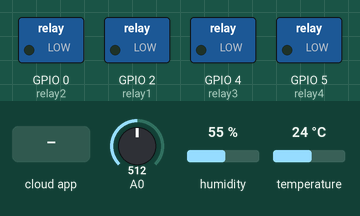
Simulated run of this sketch. Board: ESP8266 (NodeMCU). Parts: switched loads named in the sketch (green lamp = pin HIGH). The inputs (shaded band) are chosen by the test bench; at power-on: A0 = 512, humidity 55 %, temperature 24 °C. WiFi joins after 1.5 s; servers stay silent unless stated; no MQTT or app messages arrive unless stated; what the sketch prints to the serial monitor is not drawn.

Above: at 2.7 s.
2.8 s: the phone or cloud app sets onoff to OFF
At 3.9 s:
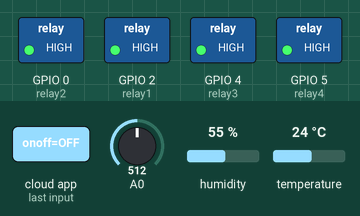
4.3 s: the phone or cloud app sets r1onoff to r1ON
At 5.1 s:
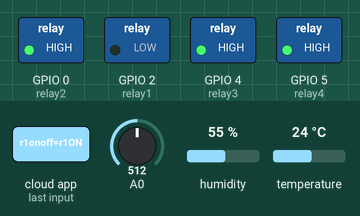
5.8 s: A0 set to 412
10.8 s: A0 set to 397
At 16.3 s:
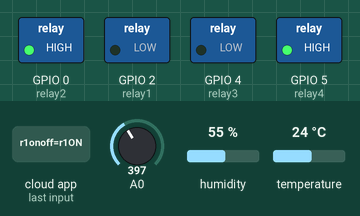
16.8 s: the phone or cloud app sets r1onoff to r1OFF
At 17.2 s:
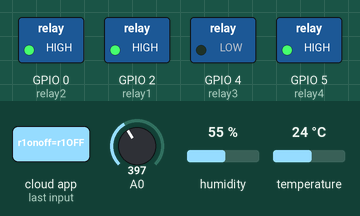
18.3 s: the phone or cloud app sets r2onoff to r2ON
At 19.6 s:
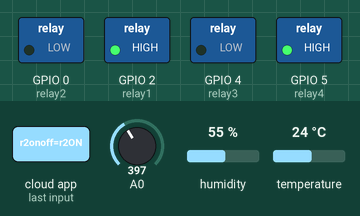
Timing chart, 0 to 20.8 s (numbered marks = the images above; inputs shaded):
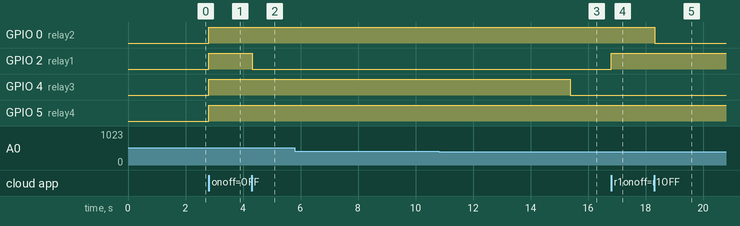

Measured:
- the behaviour switches between 405 and 404 on A0 (found by bisection; images 2 and 3)
- after the input at 2.8 s, GPIO 0 (relay2), GPIO 2 (relay1), GPIO 4 (relay3), GPIO 5 (relay4): LOW → HIGH at once
- after the input at 4.3 s, GPIO 2 (relay1): HIGH → LOW at once
- after the input at 5.8 s, every drawn part: stays the same
- after the input at 10.8 s, GPIO 4 (relay3): HIGH → LOW after 4.6 s
- after the input at 16.8 s, GPIO 2 (relay1): LOW → HIGH at once
- after the input at 18.3 s, GPIO 0 (relay2): HIGH → LOW at once

The sketch:

mqtt_blink.ino
```cpp
#include <ESP8266WiFi.h>
#include "Adafruit_MQTT.h"
#include "Adafruit_MQTT_Client.h"
#include <WiFiClient.h>
//#include <ESP8266WebServer.h>
//#include <ESP8266mDNS.h>
#include <LiquidCrystal_I2C.h>
#include <Wire.h>
#include "DHT.h"        // including the library of DHT11 temperature and humidity sensor
#define DHTTYPE DHT11   // DHT 11

/* #include <FirebaseArduino.h>
#define FIREBASE_HOST "rpi-home-54fef.firebaseio.com" //Thay bằng địa chỉ firebase của bạn
#define FIREBASE_AUTH ""   //Không dùng xác thực nên không đổi

MDNSResponder mdns;
*/

const char* WIFI_SSID = "AnhThuy";
const char* WIFI_PASS = "conheocon";
#define MQTT_SERV "io.adafruit.com"
#define MQTT_PORT 1883
#define MQTT_NAME "tuanhaith12"
#define MQTT_PASS "7f0f3552de314068a7f32dab73fd8292"

// Set the LCD address to 0x27 for a 16 chars and 2 line display
LiquidCrystal_I2C lcd(0x3f, 16, 2);
#define dht_dpin 13
DHT dht(dht_dpin, DHTTYPE);

// ESP8266WebServer server(80);

//Set up MQTT and WiFi clients
WiFiClient client;
Adafruit_MQTT_Client mqtt(&client, MQTT_SERV, MQTT_PORT, MQTT_NAME, MQTT_PASS);

//Set up the feed you're subscribing to
Adafruit_MQTT_Subscribe onoff = Adafruit_MQTT_Subscribe(&mqtt, MQTT_NAME "/feeds/onoff");
Adafruit_MQTT_Subscribe r1onoff = Adafruit_MQTT_Subscribe(&mqtt, MQTT_NAME "/feeds/r1onoff");
Adafruit_MQTT_Subscribe r2onoff = Adafruit_MQTT_Subscribe(&mqtt, MQTT_NAME "/feeds/r2onoff");

Adafruit_MQTT_Publish temperature = Adafruit_MQTT_Publish(&mqtt, MQTT_NAME "/feeds/Temperature");
Adafruit_MQTT_Publish humidity = Adafruit_MQTT_Publish(&mqtt, MQTT_NAME "/feeds/Humidity");
Adafruit_MQTT_Publish brightness = Adafruit_MQTT_Publish(&mqtt, MQTT_NAME "/feeds/Brightness");

int relay1 = 2;
int relay2 = 0;
int relay3 = 4;
int relay4 = 5;
//int motion_sensor = 12;  // Digital pin D6
//int soundSensor = 12; //D6
//int pause = 100;
//int note = 440; // music note A4

void setup()
{

  Serial.begin(115200);

  //Connect to WiFi
  Serial.print("\n\nConnecting Wifi... ");
  WiFi.begin(WIFI_SSID, WIFI_PASS);
  while (WiFi.status() != WL_CONNECTED)
  {
    delay(500);
    Serial.print("..");
  }
  Serial.println("OK! ");
  Serial.println(WiFi.localIP());
  //Subscribe to the onoff feed
  mqtt.subscribe(&onoff);
  mqtt.subscribe(&r1onoff);
  mqtt.subscribe(&r2onoff);

//  pinMode(motion_sensor, INPUT);   // declare sensor as input

//  pinMode (soundSensor, INPUT);

  pinMode(relay1, OUTPUT);
  digitalWrite(relay1, LOW);
  pinMode(relay2, OUTPUT);
  digitalWrite(relay2, LOW);
  pinMode(relay3, OUTPUT);
  digitalWrite(relay3, LOW);
  pinMode(relay4, OUTPUT);
  digitalWrite(relay4, LOW);

 /*int statusSensor = digitalRead (soundSensor);

  if (statusSensor == 1)
  {
    for (int i=0; i<2; i++){
      threeDots();
      threeDashes();
      threeDots();
      delay(3000);
    }
  }

  else
  {
    digitalWrite(relay4, HIGH);
  }
 */

  // Firebase.begin(FIREBASE_HOST, FIREBASE_AUTH);
  dht.begin();
}


void loop()
{
 /* Firebase.setFloat("led", 0);

  int i = 0;
  for (i = 0; i < 10; i++) {
    Firebase.setFloat("led", i);
    // handle error
    if (Firebase.failed()) {
      Serial.print("setting /number failed:");
      Serial.println(Firebase.error());
      return;
    }
    Serial.println(i);
    delay(200);
  }
  */
  MQTT_connect();

  //Read from our subscription queue until we run out, or
  //wait up to 5 seconds for subscription to update
  Adafruit_MQTT_Subscribe * subscription;
  while ((subscription = mqtt.readSubscription(5000)))
  {
    //If we're in here, a subscription updated...
    if (subscription == &onoff)
    {
      //Print the new value to the serial monitor
      Serial.print("onoff: ");
      Serial.println((char *) onoff.lastread);

      //If the new value is  "ON", turn the light on.
      //Otherwise, turn it off.
      if (!strcmp((char *) onoff.lastread, "OFF"))
      {
        //Active low logic
        digitalWrite(relay1, HIGH);
        digitalWrite(relay2, HIGH);
        digitalWrite(relay3, HIGH);
        digitalWrite(relay4, HIGH);
      }
      else if (!strcmp((char *) onoff.lastread, "ON"))
      {
        digitalWrite(relay1, LOW);
        digitalWrite(relay2, LOW);
        digitalWrite(relay3, LOW);
        digitalWrite(relay4, LOW);
      }
    }
    else if(subscription == &r1onoff){
       //Print the new value to the serial monitor
      Serial.print("r1onoff: ");
      Serial.println((char *) r1onoff.lastread);

      //If the new value is  "ON", turn the light on.
      //Otherwise, turn it off.
      if (!strcmp((char *) r1onoff.lastread, "r1OFF"))
      {
        //Active low logic
        digitalWrite(relay1, HIGH);
      }
      else if (!strcmp((char *) r1onoff.lastread, "r1ON"))
      {
        digitalWrite(relay1, LOW);
      }
    }
    else if(subscription == &r2onoff){
       //Print the new value to the serial monitor
      Serial.print("r2onoff: ");
      Serial.println((char *) r2onoff.lastread);

      //If the new value is  "ON", turn the light on.
      //Otherwise, turn it off.
      if (!strcmp((char *) r2onoff.lastread, "r2OFF"))
      {
        //Active low logic
        digitalWrite(relay2, HIGH);
      }
      else if (!strcmp((char *) r2onoff.lastread, "r2ON"))
      {
        digitalWrite(relay2, LOW);
      }
    }

  }
  int humidity_data = (int)dht.readHumidity();
  int temperature_data = (int)dht.readTemperature();
  if (! temperature.publish(temperature_data))
    Serial.println(F("Failed to publish temperature"));
  else
    Serial.print("Temperature: ");
    Serial.println(temperature_data);


  if (! humidity.publish(humidity_data))
    Serial.println(F("Failed to publish humidity"));
  else
    Serial.print("Humidity: ");
    Serial.println(humidity_data);

    // read the input on analog pin 0:
  int sensorValue = analogRead(A0);
  // Convert the analog reading (which goes from 0 - 1023) to a voltage (0 - 5V):
  float brightness_data  = (int)(sensorValue + 5) / 10;


  if (! brightness.publish(brightness_data))
    Serial.println(F("Failed to publish humidity"));
  else
    if(brightness_data <=40.00){
          digitalWrite(relay3, LOW);
    }
    else {
          digitalWrite(relay3, HIGH);
    }
    Serial.print("brightness: ");
    Serial.println(brightness_data);


  // ping the server to keep the mqtt connection alive
  if (!mqtt.ping())
  {
    mqtt.disconnect();
  }

  delay(1000);
}

/*three short signals
void threeDots()
{
  for (int i=0; i<3; i++){
    tone(relay4, note, 100);
    delay(200);
    noTone(relay4);
  }
  delay(200);
}

// three long signals8
void threeDashes()
{
  for (int i=0; i<3; i++){
    tone(relay4, note, 300);
    delay(400);
    noTone(relay4);
  }
  delay(200);
}
*/
/****************************************************/


void MQTT_connect()
{
  int8_t ret;

  // Stop if already connected.
  if (mqtt.connected())
  {
    return;
  }

  Serial.print("Connecting to MQTT... ");

  uint8_t retries = 3;
  while ((ret = mqtt.connect()) != 0) // connect will return 0 for connected
  {
       Serial.println(mqtt.connectErrorString(ret));
       Serial.println("Retrying MQTT connection in 5 seconds...");
       mqtt.disconnect();
       delay(5000);  // wait 5 seconds
       retries--;
       if (retries == 0)
       {
         // basically die and wait for WDT to reset me
         while (1);
       }
  }
  Serial.println("MQTT Connected!");
}
```
